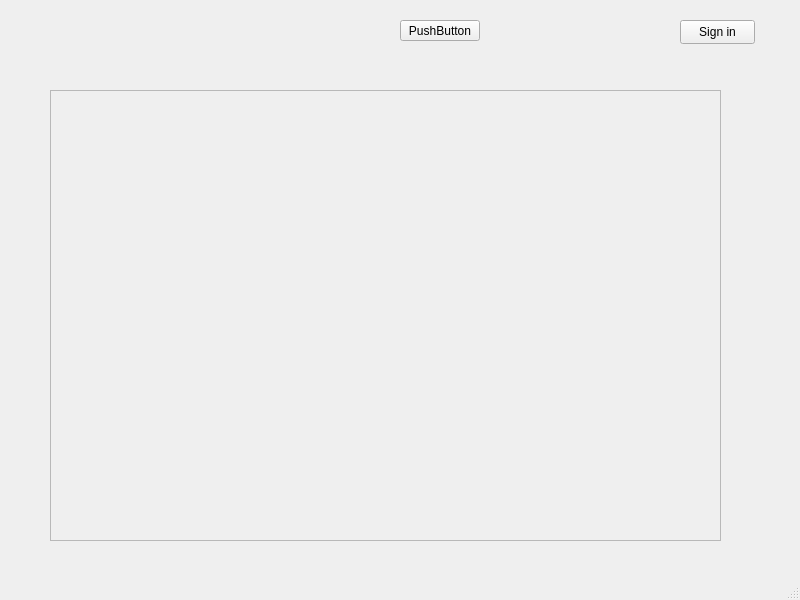
<?xml version="1.0" encoding="UTF-8"?>
<ui version="4.0">
 <class>MainWindow</class>
 <widget class="QMainWindow" name="MainWindow">
  <property name="geometry">
   <rect>
    <x>0</x>
    <y>0</y>
    <width>800</width>
    <height>600</height>
   </rect>
  </property>
  <property name="windowTitle">
   <string>MainWindow</string>
  </property>
  <widget class="QWidget" name="centralwidget">
   <widget class="QPushButton" name="btnSignIn">
    <property name="geometry">
     <rect>
      <x>680</x>
      <y>20</y>
      <width>75</width>
      <height>24</height>
     </rect>
    </property>
    <property name="text">
     <string>Sign in</string>
    </property>
   </widget>
   <widget class="QScrollArea" name="scrollArea">
    <property name="geometry">
     <rect>
      <x>50</x>
      <y>90</y>
      <width>671</width>
      <height>451</height>
     </rect>
    </property>
    <property name="widgetResizable">
     <bool>true</bool>
    </property>
    <widget class="QWidget" name="scrollAreaWidgetContents">
     <property name="geometry">
      <rect>
       <x>0</x>
       <y>0</y>
       <width>669</width>
       <height>449</height>
      </rect>
     </property>
     <widget class="QWidget" name="verticalLayoutWidget">
      <property name="geometry">
       <rect>
        <x>10</x>
        <y>10</y>
        <width>651</width>
        <height>431</height>
       </rect>
      </property>
      <layout class="QVBoxLayout" name="vlProducts"/>
     </widget>
    </widget>
   </widget>
   <widget class="QPushButton" name="pushButton">
    <property name="geometry">
     <rect>
      <x>400</x>
      <y>20</y>
      <width>80</width>
      <height>21</height>
     </rect>
    </property>
    <property name="text">
     <string>PushButton</string>
    </property>
   </widget>
  </widget>
  <widget class="QMenuBar" name="menubar">
   <property name="geometry">
    <rect>
     <x>0</x>
     <y>0</y>
     <width>800</width>
     <height>20</height>
    </rect>
   </property>
  </widget>
  <widget class="QStatusBar" name="statusbar"/>
 </widget>
 <resources/>
 <connections/>
</ui>
